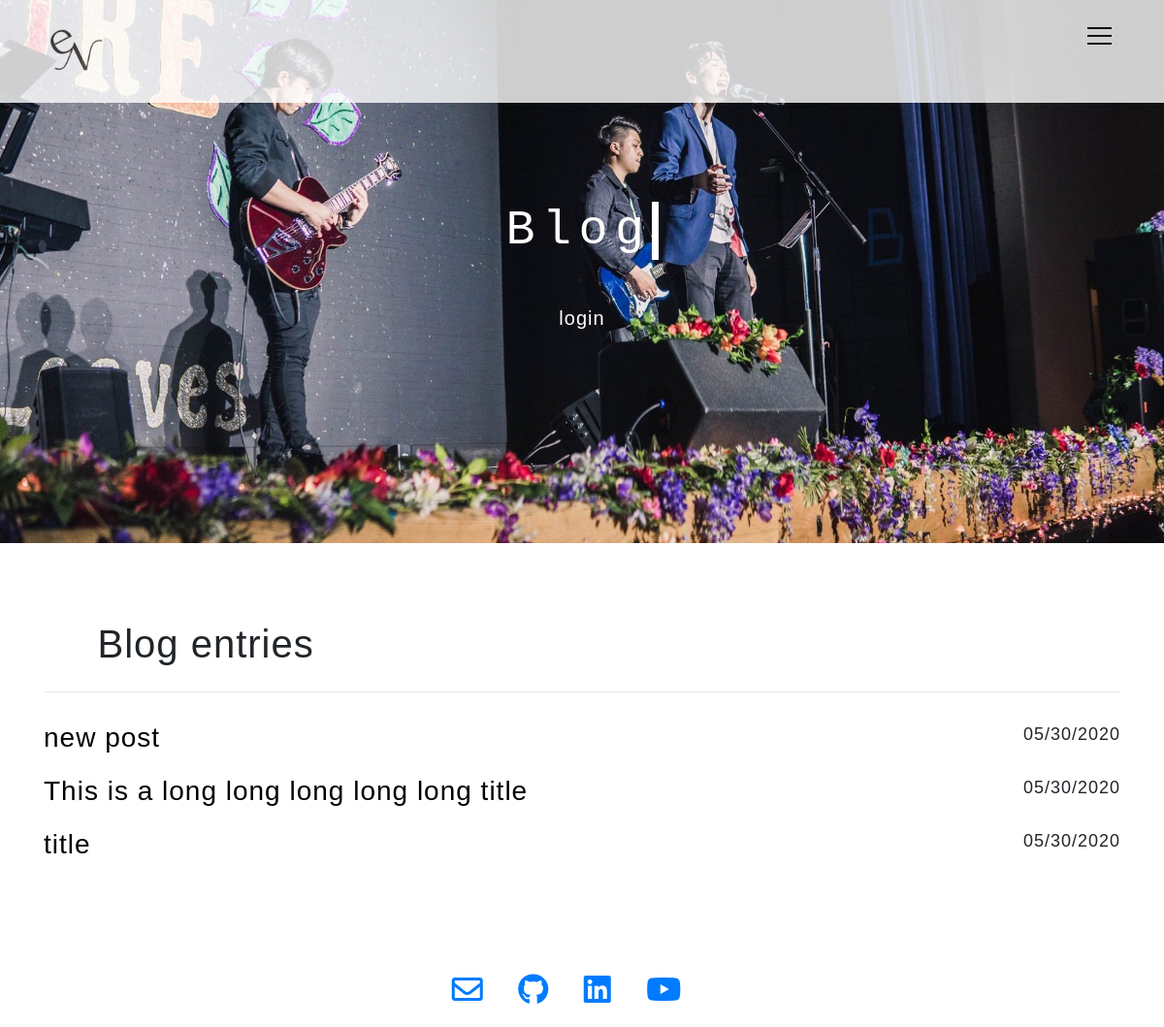
/blog/, run on an earlier commit of the app's database.
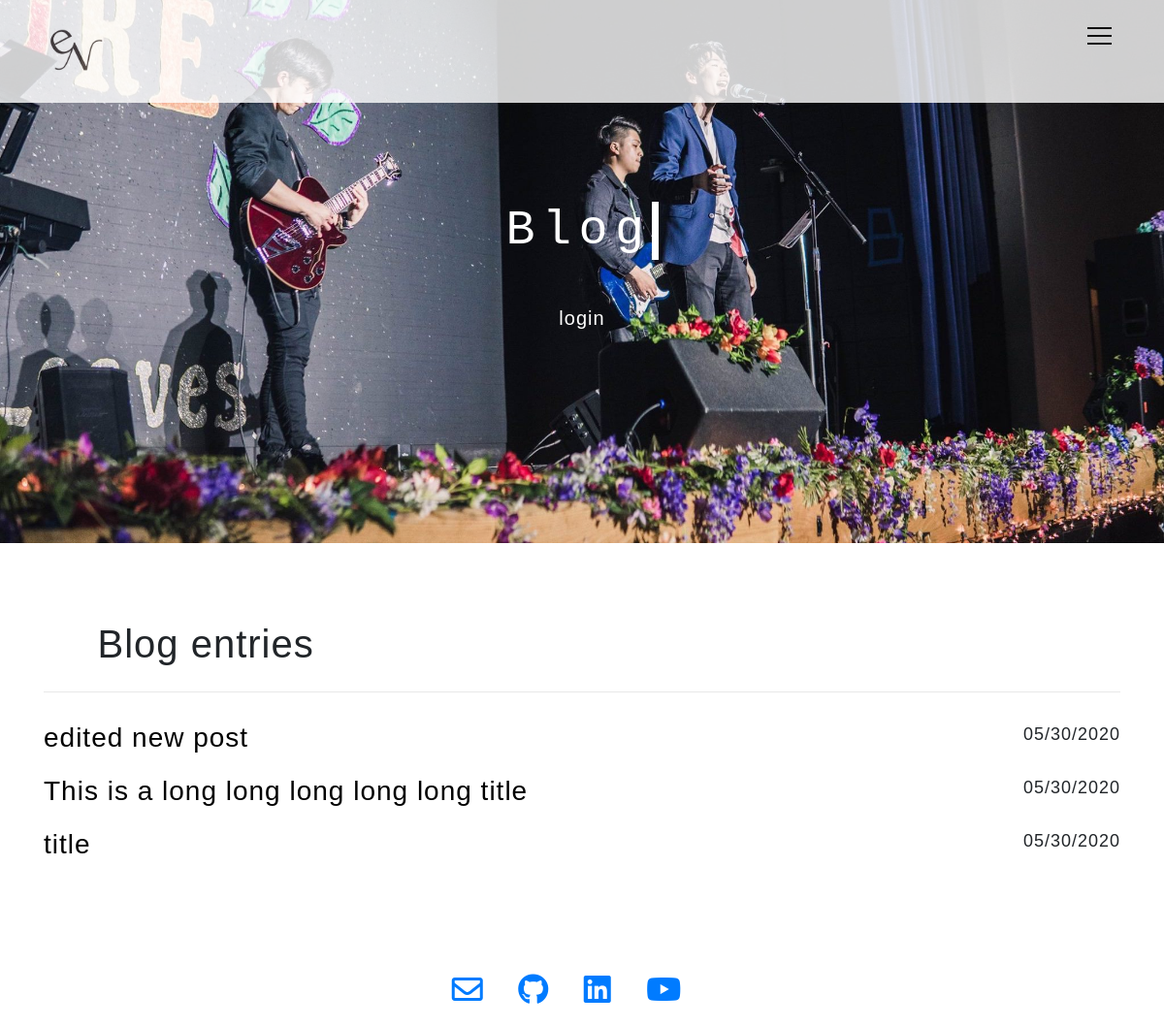
And on a later commit of the database.
### eureyuri.py (models this page shows, shortened)
class Entry(flask_db.Model):
    title = CharField()
    slug = CharField(unique=True)
    content = TextField()
    published = BooleanField(index=True)
    timestamp = DateTimeField(default=datetime.datetime.now, index=True)
    @classmethod
    def public(cls):
        return Entry.select().where(Entry.published == True)

### eureyuri.py (the view)
@app.route('/blog/')
def blog():
    search_query = request.args.get('q')
    if search_query:
        query = Entry.search(search_query)
    else:
        query = Entry.public().order_by(Entry.timestamp.desc())
    return object_list(
        'blog.html',
        query,
        search=search_query,
        check_bounds=False)

### templates/blog.html (shortened to what this page needs)
{% extends "base.html" %}
{% block head %}Blog{% endblock %}
{% block content_title %}{% if search %}Search "{{ search }}"{% else %}Blog entries{% endif %}{% endblock %}
{% block content %}
  {% for entry in object_list %}
    <h3>
      <div class="row">
        <div class="col-sm-10">
          <a class="jump_black" href="{% if entry.published %}{{ url_for('detail', slug=entry.slug) }}{% else %}{{ url_for('edit', slug=entry.slug) }}{% endif %}">
            {{ entry.title }}
          </a>
        </div>
        <div class="col-sm-2">
          <p style="float: right;"> {{ entry.timestamp.strftime('%m/%d/%Y') }}</p>
        </div>
      </div>
    </h3>
  {% else %}
    <p>No entries have been created yet.</p>
  {% endfor %}
{% endblock %}

### templates/base.html (shortened to what this page needs)
{% include "header.html" %}
  <link rel=stylesheet type=text/css href="{{ url_for('static', filename='css/secondaryPages.css') }}" />
  <header class="masthead-interests">
    <div class="container h-100">
      <div class="row h-100">
        <div class="col-lg-12 my-auto" style="margin-bottom:0px !important;">
          <div class="header-content mx-auto" style="text-align: center">
            <div class="typewriter">
              <h1 class="mb-5" style="text-align: center;">
                {% block head %}{% endblock %}
              </h1>
            </div>
          </div>
        </div>
        {% if not session.logged_in %}
          <div class="col-lg-12 my-auto" style="text-align:center; margin-top:0px!important;">
            <div class="row">
              <div class="col-sm-12">
                <h5><a class="jump" href="{{ url_for('login') }}">login</a></h5>
              </div>
            </div>
          </div>
        {% endif %}
      </div>
    </div>
  </header>
  <section class="interests">
    <div class="container-fluid" style="padding-right: 0px;
padding-left: 0px;">
      <div class="bg-0" style="padding-bottom:100px;">
        <div class="container" style="padding-bottom:50px;">
          <div class="section-heading" style="margin-left:0px; margin-right:0px;">
            <h2 style="margin-left:5%; margin-right:5%;margin-top: 30px;">
              {% block content_title %}{% endblock %}
            </h2>
            <hr>
          </div>
          {% block content %}{% endblock %}
        </div>
      </div>
    </div>
  </section>
{% include "footer.html" %}

### templates/header.html (shortened to what this page needs)
<!DOCTYPE html>
<html>
  <head>
    <link rel="stylesheet" type="text/css" href="../static/css/jquery.fullPage.css" />
    <link rel="stylesheet" href="https://use.fontawesome.com/releases/v5.8.2/css/all.css">
    <link rel="stylesheet" type=text/css href="{{ url_for('static', filename='css/bootstrap.min.css') }}" />
    <link rel="stylesheet" type=text/css href="{{ url_for('static', filename='css/navbar.css') }}" />
    <link rel="stylesheet" type=text/css href="{{ url_for('static', filename='css/footer.css') }}" />
  </head>
  <body>
    <header class="navbar">
      <div id="nav_left">
        <a href="/"><img src="{{ url_for('static', filename='images/logo.png') }}" alt=""></a>
      </div>
      <div class="hamburger" id="js_hamburger">
        <span class="hamburger_line hamburger_line1"></span>
        <span class="hamburger_line hamburger_line2"></span>
        <span class="hamburger_line hamburger_line3"></span>
      </div>
    </header>

### templates/footer.html (shortened to what this page needs)
    <footer class="footer">
      <a href="mailto: eureynoguchi@gmail.com" target="_blank"><i class="far fa-envelope fa-2x"></i></a>
      <a href="https://github.com/eureyuri" target="_blank"><i class="fab fa-github fa-2x"></i></a>
      <a href="https://www.linkedin.com/in/eurey-noguchi/" target="_blank"><i class="fab fa-linkedin fa-2x"></i></a>
      <a href="https://www.youtube.com/channel/UCOScmlJ9J2xpLwuOYQu4n9Q" target="_blank"><i class="fab fa-youtube fa-2x"></i></a>
    </footer>
  </body>
</html>

### static/css/navbar.css (style rules this page uses)
html, body { font-family: 'Montserrat', sans-serif; width: 100%; height: 100%; overflow-x: hidden; }
div img { width: 160px; height: auto; }
.navbar { position: fixed; top: 0px; width: 100%; height: 10%; display: flex; flex-wrap: nowrap; z-index: 100; background-color: white; opacity: 0.8; padding: 0 30px; }
#nav_left { position: absolute; left: 40px; }
#nav_left img { height: 9vh; width: auto; }
.hamburger { position: absolute; right: 40px; top: 2vh; width: 50px; height: 50px; cursor: pointer; z-index: 300; }
.hamburger_line { position: absolute; left: 11px; width: 25px; height: 2px; background-color: #111; transition: all .6s; }
.hamburger_line1 { top: 12px; }
.hamburger_line2 { top: 20px; }
.hamburger_line3 { top: 28px; }

### static/css/footer.css (style rules this page uses)
.footer { position: fixed; left: 0; bottom: 20px; width: 100%; background-color: transparent; text-align: center; }
i { display: inline-block; margin-right: 1em; }

### static/css/secondaryPages.css (style rules this page uses)
body { scroll-behavior: smooth; }
.jump { position: relative; display: inline-block; font-weight: 300; color: #007bff; overflow: hidden; background: linear-gradient(to right, #007bff, #007bff 50%, white 50%); background-clip: text; -webkit-background-clip: text; -webkit-text-fill-color: transparent; background-size: 200% 100%; background-position: 100%; transition: background-position 275ms ease; }
.jump_black { position: relative; display: inline-block; font-weight: 300; color: #007bff; overflow: hidden; background: linear-gradient(to right, #007bff, #007bff 50%, black 50%); background-clip: text; -webkit-background-clip: text; -webkit-text-fill-color: transparent; background-size: 200% 100%; background-position: 100%; transition: background-position 275ms ease; }
hr { margin: 25px auto 0; border-width: 1px; border-color: rgba(34, 34, 34, 0.1); }
h1, h2, h3, h4, h5, h6 { font-family: 'Catamaran', 'Helvetica', 'Arial', 'sans-serif'; font-weight: 200; letter-spacing: 1px; }
p { font-size: 18px; line-height: 1.5; margin-bottom: 20px; }
section { padding: 50px 0; padding-bottom: 0px; }
section h2 { font-size: 40px; }
header .header-content { color: white; }
header.masthead-about, header.masthead-work, header.masthead-interests { position: relative; width: 100%; padding-top: 150px; padding-bottom: 100px; background-size: cover; }
header.masthead-interests { background-image: url("../images/cover_interests2.jpg"); background-position: center top; }
header.masthead-about .header-content, header.masthead-work .header-content, header.masthead-interests .header-content { max-width: 500px; margin-bottom: 100px; text-align: center; }
header.masthead-about .header-content h1, header.masthead-work .header-content h1, header.masthead-interests .header-content h1 { font-size: 30px; }
@media (min-width: 992px) { header.masthead-about, header.masthead-work, header.masthead-interests { height: 70vh; padding-top: 0; padding-bottom: 0; } }
@media (min-width: 992px) { header.masthead-about .header-content, header.masthead-work .header-content, header.masthead-interests .header-content { margin-bottom: 0; text-align: left; } }
@media (min-width: 992px) { header.masthead-about .header-content h1, header.masthead-work .header-content h1, header.masthead-interests .header-content h1 { font-size: 50px; } }
section.about .section-heading, section.work .section-heading, section.interests .section-heading { margin-bottom: 30px; margin-left: 5%; margin-right: 5%; }
section.about .section-heading h2, section.work .section-heading h2, section.interests .section-heading h2 { margin-top: 0; }
.typewriter h1 { width: fit-content; color: #fff; font-family: monospace; overflow: hidden; border-right: .15em solid white; white-space: nowrap; margin: 0 auto; letter-spacing: .15em; animation: typing 1s steps(70, end), blink-caret .75s step-end infinite; }

What changed in the data, as far as the page shows it:
changed Entry: title "new post" → "edited new post"
